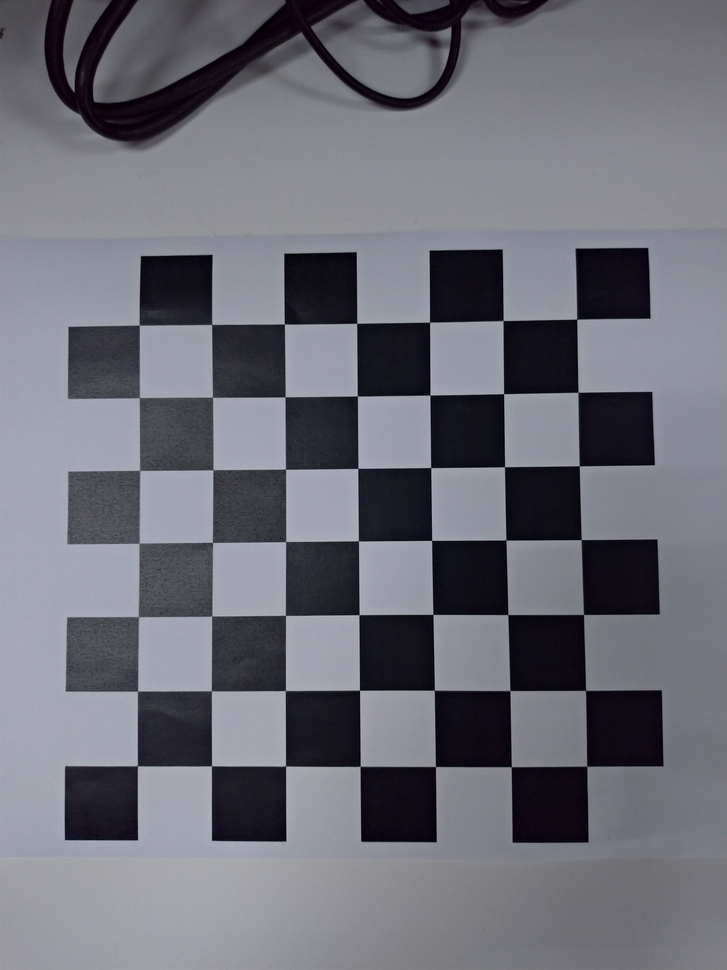
#> input picture HW1/CV_HW1_12_0786031/data/0000.jpg, 727 x 970 px, shrunk from 2936 x 3916 before the run, given in place of 1.jpg, which was not available
$ python image_stitching.py
#> lines starting #> are read from the running program, lines starting #| are printed output that depends on the picture; after the words box and inside, x2 and y2 are one past the last pixel; in counts of white or black regions, pixels touching at a corner belong together; pictures that were not available may be replaced by others from this repository, and a replacement may not be noted
import cv2
import numpy as np

img_list = [('1.jpg','2.jpg'),
			('hill1.jpg','hill2.jpg'),
			('S1.jpg','S2.jpg')]

# use cv2 sift_create to find the interests points
# output image with name 'sift_image_name.jpg' just to check the result
# return kps = keypoints, des = descriptors
def sift(input_img, img_name):
	img = np.uint8(input_img)
	descriptor = cv2.xfeatures2d.SIFT_create()
	(kps, des) = descriptor.detectAndCompute(img, None)
	cv2.drawKeypoints(img, kps, img, (0,255,255), flags=cv2.DRAW_MATCHES_FLAGS_DRAW_RICH_KEYPOINTS)
	cv2.imwrite('./data/sift_{}.jpg'.format(img_name.split('.')[0]),img)
	return kps, des

def find_match(des1, des2):
	dist_matrix = np.zeros((len(des1), len(des2)))
	# find the distance between each and every descriptors
	for index1 in range(len(des1)):
		for index2 in range(len(des2)):
			dist = np.linalg.norm(des1[index1] - des2[index2])
			dist_matrix[index1][index2] = dist

	#sort the vector to get the two best match with the smallest distance
	#match = [descriptor's number(descriptor i), the two best match with descriptor i, distance with the first match, destance with the second match]
	match = []
	for i in range(dist_matrix.shape[0]):
		two_best_match = np.argsort(dist_matrix[i])[:2]
		match.append ([i, two_best_match, dist_matrix[i][two_best_match[0]], dist_matrix[i][two_best_match[1]]])

	#perform ratio distance with ratio = 0.75
	final_match = []
	for i in range(len(match)):
		if match[i][2] < match[i][3] * 0.75:
			final_match.append([match[i][0], match[i][1][0]])
	return final_match


def draw_match(img1, img2, kps1, kps2, match, img_name):
	height1 = img1.shape[0]
	width1 = img1.shape[1]
	height2 = img2.shape[0]
	width2 = img2.shape[1]

	output_img = np.zeros((max(height1,height2), width1+width2, 3), dtype = 'uint8')
	output_img[0:height1, 0:width1] = img1
	output_img[0:height2, width1:] = img2

	for index1, index2 in match:
		color = list(map(int, np.random.randint(0, high=255, size=(3,))))
		pts1 = (int(kps1[index1].pt[0]), int(kps1[index1].pt[1]))
		pts2 = (int(kps2[index2].pt[0] + width1), int(kps2[index2].pt[1]))
		cv2.line(output_img, pts1, pts2, color, 1)

	cv2.imwrite('./data/matchline_'+img_name+'.jpg', output_img)


for img in img_list:
	img1 = cv2.imread('./data/{}'.format(img[0]))
#> img1 is the input picture: shape (970, 727, 3); mean B, G, R 119, 109.5, 108.7
	img2 = cv2.imread('./data/{}'.format(img[1]))
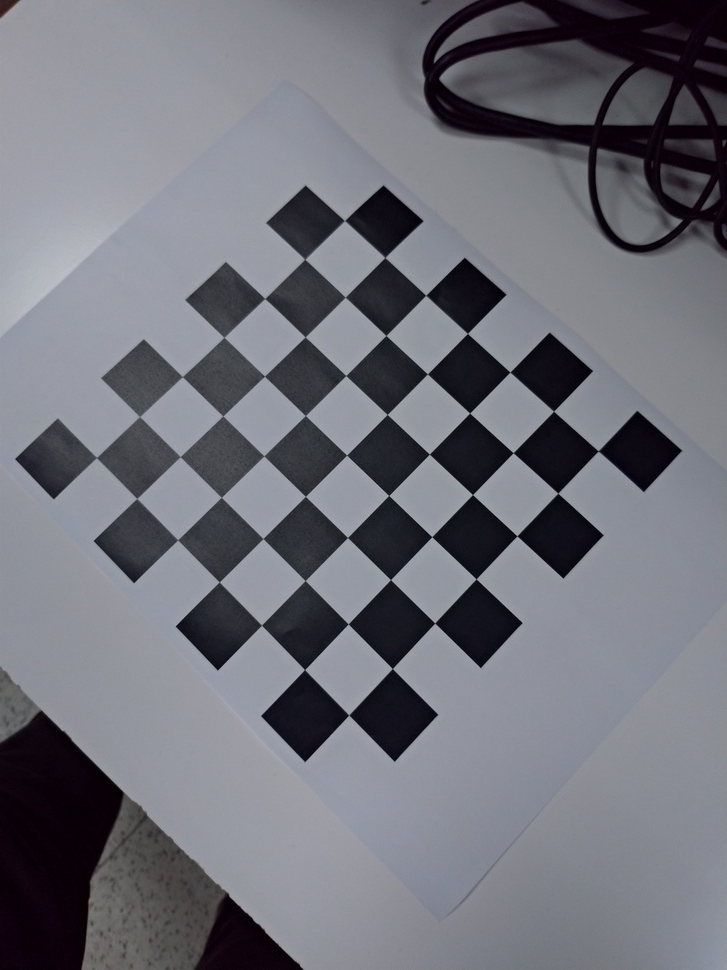
#> input picture HW1/CV_HW1_12_0786031/data/0002.jpg, 727 x 970 px, shrunk from 2936 x 3916 before the run, given in place of 2.jpg, which was not available
#> img2 is the input picture: shape (970, 727, 3); mean B, G, R 121.9, 113.3, 112.4

	# kps = keypoints, des = descriptor
	kps1, des1 = sift(cv2.imread('./data/{}'.format(img[0])), img[0])
#> in sift, `(kps, des) = descriptor.detectAndCompute(img, None)`: kps = 915 keypoints; strongest (x, y, size): (100, 807, 50.5), (615, 281, 49.5), (249, 809, 49), (176, 285, 47)
#> kps1 has the same summary as kps in sift
	kps2, des2 = sift(cv2.imread('./data/{}'.format(img[1])), img[1])
#> call 2 of sift, with img_name = '2.jpg'
#> in sift (call 2), `(kps, des) = descriptor.detectAndCompute(img, None)`: kps = 1069 keypoints; strongest (x, y, size): (302, 718, 42.2), (643, 451, 40.2), (387, 219, 35.6), (563, 538, 39.8)
#> in sift (call 2), `cv2.drawKeypoints(img, kps, img, (0,255,255), flags=cv2.DRAW_MATCHES_F..`:
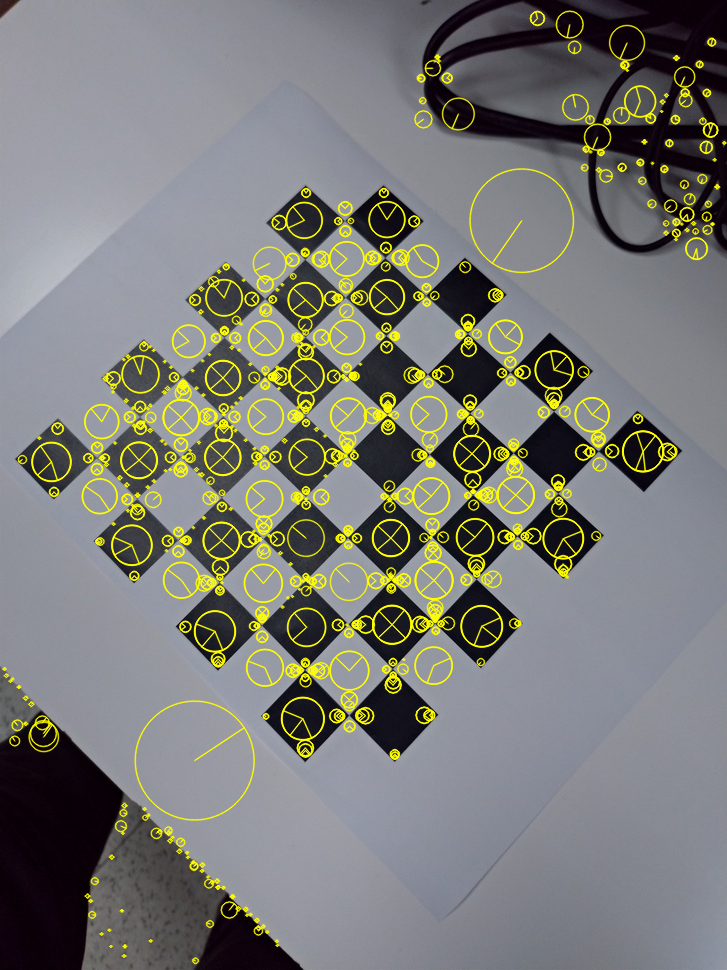
#> img: shape (970, 727, 3); mean B, G, R 116.9, 122.3, 121.5
#> kps2 has the same summary as kps in sift

	# feature matching
	match = find_match(des1, des2)
#> in find_match, `dist_matrix = np.zeros((len(des1), len(des2)))`: dist_matrix: shape (915, 1069) float64; every value is 0
#> after the loop in find_match, `for index1 in range(len(des1)):`:
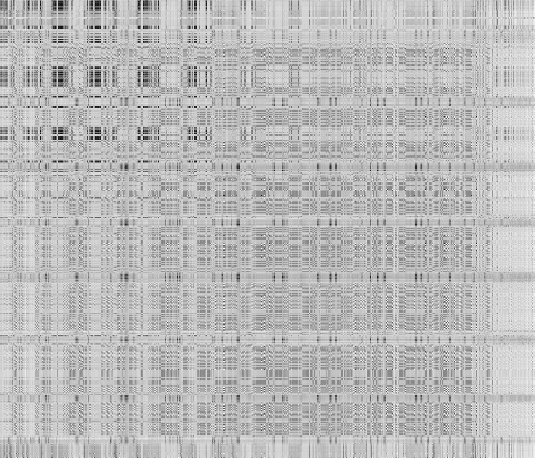
#> dist_matrix: shape (915, 1069) float64 (shown at 1/2 size); min 22.05, max 688.5, mean 511.7; drawn with min black and max white
#> the loop in find_match, `for i in range(dist_matrix.shape[0]):` made 915 passes
#> two_best_match on passes 1 to 3: [281, 280], [391, 129], [277, 286]
#> after the loop in find_match, `for i in range(dist_matrix.shape[0]):`: match = 915 items, first 6: [0, [281, 280], 257.1, 259], [1, [391, 129], 49.59, 50.2], [2, [277, 286], 60.23, 72.44], [3, [393, 596], 52.91, 57.84], [4, [190, 196], 45.74, 47.53], [5, [55, 423], 139.6, 185.2]
#> after the loop in find_match, `for i in range(len(match)):`: final_match = 145 pairs, first value 14 to 911, second value 17 to 1044
#> match has the same summary as final_match in find_match

	# draw the matching result (by drawing lines between mathing points) to check the result
	img_name = img[0].split('.')[0] + '_' + img[1].split('.')[0]
	draw_match(img1, img2, kps1, kps2, match, img_name)
#> in draw_match, `output_img[0:height1, 0:width1] = img1`:
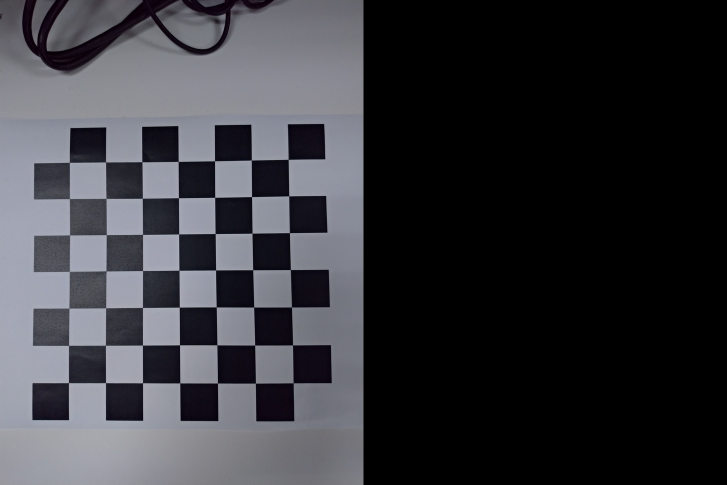
#> output_img: shape (970, 1454, 3) (shown at 1/2 size); mean B, G, R 59.5, 54.7, 54.4
#> in draw_match, `output_img[0:height2, width1:] = img2`:
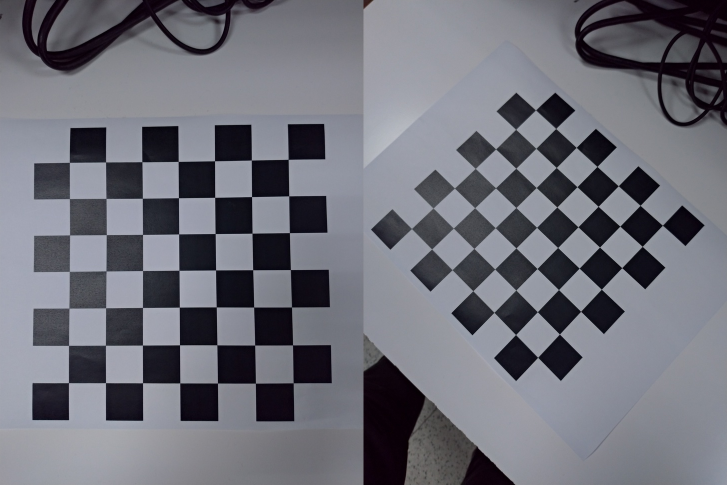
#> output_img: shape (970, 1454, 3) (shown at 1/2 size); mean B, G, R 120.4, 111.4, 110.6
#> the loop in draw_match, `for index1, index2 in match:` made 145 passes
#> (index1, index2, color, pts1, pts2) on passes 1 to 12: (14, 55, [172, 47, 117], (69, 332), (839, 385)), (21, 950, [192, 67, 251], (70, 328), (1289, 572)), (28, 994, [195, 103, 9], (71, 329), (1364, 418)), (37, 189, [211, 21, 242], (73, 2), (922, 960)), (51, 763, [36, 87, 70], (77, 97), (1159, 67)), (59, 795, [216, 88, 140], (97, 96), (1173, 77)), (63, 17, [58, 193, 230], (99, 806), (778, 461)), (64, 18, [39, 87, 174], (99, 806), (778, 461)), (67, 428, [88, 81, 165], (99, 360), (1030, 219)), (68, 429, [25, 77, 72], (99, 360), (1030, 219)), (72, 97, [9, 148, 115], (100, 506), (867, 373)), (75, 41, [208, 243, 197], (107, 731), (828, 421))
#> after the loop in draw_match, `for index1, index2 in match:`:
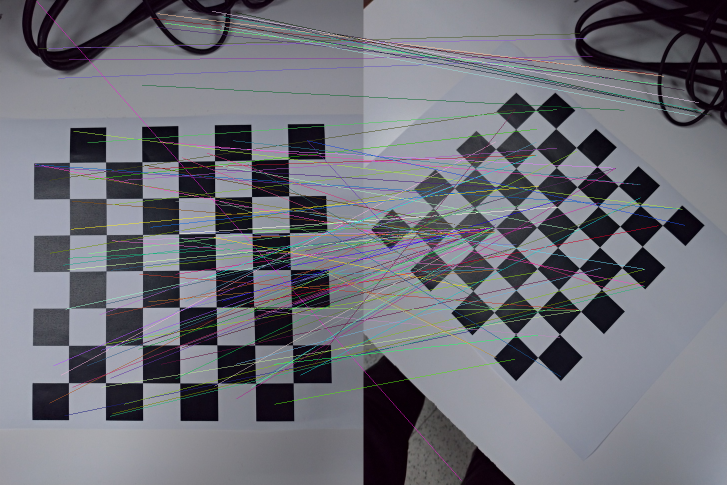
#> output_img: shape (970, 1454, 3) (shown at 1/2 size); 5.71% of pixels changed, all inside (x1, y1, x2, y2) = (69, 2, 1423, 961)
#> pass 2 of the loop `for img in img_list:`:
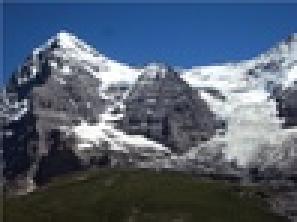
#> input picture HW3/CV2020_HW3/data/hill1.JPG, 99 x 74 px, shrunk from 400 x 300 before the run, found by its file name (shown 3 times larger)
#> img1 is the input picture: shape (74, 99, 3); mean B, G, R 113.2, 95.6, 82.7
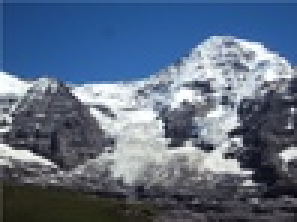
#> input picture HW3/CV2020_HW3/data/hill2.JPG, 99 x 74 px, shrunk from 400 x 300 before the run, found by its file name (shown 3 times larger)
#> img2 is the input picture: shape (74, 99, 3); mean B, G, R 130.9, 108.5, 92.9
#> kps = 73 keypoints; strongest (x, y, size): (46, 47, 2.9), (22, 13, 3.3), (29, 45, 6.3), (71, 30, 2.1)
#> img: shape (74, 99, 3)
#> kps1 has the same summary as kps in sift
#> kps = 83 keypoints; strongest (x, y, size): (95, 51, 2.8), (79, 46, 1.8), (8, 52, 3), (34, 36, 2.1)
#> kps2 has the same summary as kps in sift
#> the loop in find_match (call 2), `for index1 in range(len(des1)):` made 73 passes
#> the loop in find_match (call 2), `for i in range(dist_matrix.shape[0]):` made 73 passes
#> two_best_match on passes 1 to 8: [47, 5], [44, 50], [39, 38], [63, 62], [81, 55], [36, 62], [73, 63], [12, 66]
#> the loop in find_match (call 2), `for i in range(len(match)):` made 73 passes
#> `match = find_match(des1, des2)`: match = 26 pairs, first value 31 to 70, second value 1 to 34
#> the loop in draw_match (call 2), `for index1, index2 in match:` made 26 passes
#> (index1, index2, color, pts1, pts2) on passes 1 to 8: (31, 1, [91, 93, 123], (44, 40), (105, 44)), (32, 2, [238, 87, 160], (45, 50), (105, 55)), (33, 4, [147, 72, 199], (46, 46), (107, 51)), (37, 5, [87, 13, 58], (54, 45), (115, 50)), (38, 6, [81, 120, 116], (55, 43), (116, 48)), (39, 7, [183, 64, 203], (58, 49), (119, 54)), (40, 8, [220, 164, 25], (58, 49), (119, 54)), (41, 10, [32, 170, 14], (59, 38), (122, 43))
#> after the loop in draw_match (call 2), `for index1, index2 in match:`:
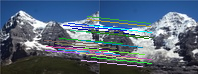
#> output_img: shape (74, 198, 3); mean B, G, R 120.9, 102.2, 84.8
#> (the run stopped early here; a loop or call above may not have finished)
